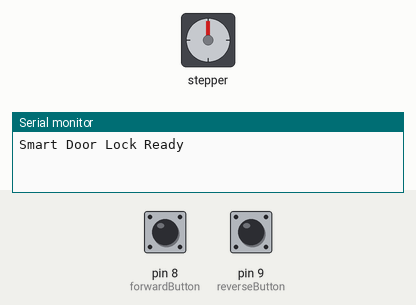
Simulated run of this sketch. Board: Arduino Uno, built with avr-gcc and run on an emulated ATmega328P. Shown: stepper motor, the last lines printed to the serial monitor. The test bench sets the inputs (shaded band); at power-on: pin 8 (forwardButton) HIGH, pin 9 (reverseButton) HIGH. Stepper angles assume 2048 steps per turn.

Above: at 1.2 s.
1.3 s: pin 8 (forwardButton) pulled LOW for 0.15 s
At 3.7 s:
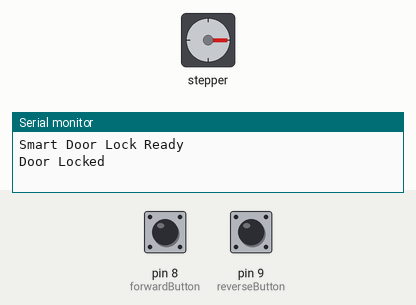
4.3 s: pin 9 (reverseButton) pulled LOW for 3.2 s
At 8.7 s:
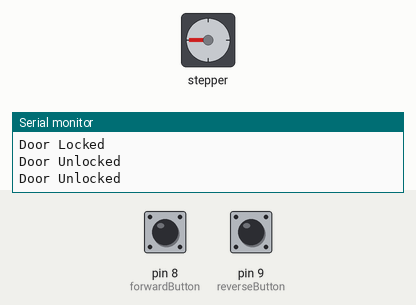
9.0 s: pin 9 (reverseButton) pulled LOW for 0.15 s
At 10.8 s:
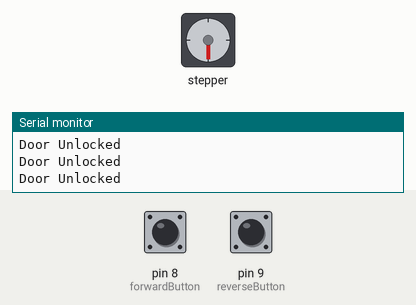
12.0 s: pin 9 (reverseButton) pulled LOW for 1 s
At 12.45 s:
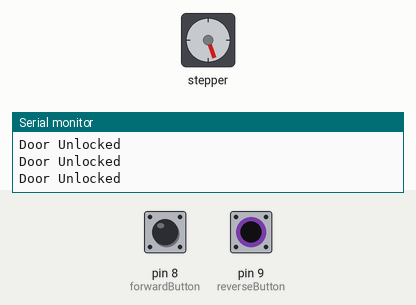
15.0 s: pin 8 (forwardButton) pulled LOW for 1 s
At 15.45 s:
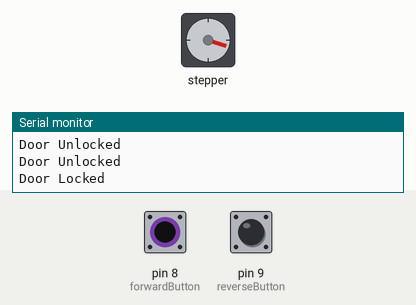
Timing chart, 0 to 18.0 s (numbered marks = the images above; inputs shaded):
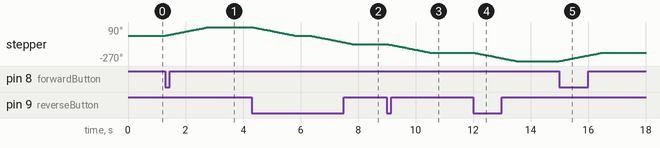

Measured:
- after the input at 1.3 s, stepper: turns 90° clockwise in 1.5 s, starting at once
- after the input at 4.3 s, stepper: turns 90° counter-clockwise in 1.5 s, then 90° counter-clockwise in 1.5 s
- after the input at 9.0 s, stepper: turns 90° counter-clockwise in 1.5 s, starting at once
- after the input at 12.0 s, stepper: turns 90° counter-clockwise in 1.5 s, starting at once
- after the input at 15.0 s, stepper: turns 90° clockwise in 1.5 s, starting at once

The sketch:

StepLock.ino.ino
```cpp
#include <Stepper.h>

const int STEPS = 2048;

Stepper stepperMotor(STEPS, 3, 4, 5, 6);

int forwardButton = 8;
int reverseButton = 9;

void setup()
{
  stepperMotor.setSpeed(10);


  pinMode(forwardButton, INPUT_PULLUP);
  pinMode(reverseButton, INPUT_PULLUP);

  Serial.begin(9600);
  Serial.println("Smart Door Lock Ready");
}

void loop()
{
  // If FORWARD button is pressed
  if (digitalRead(forwardButton) == LOW)
  {
    Serial.println("Door Locked");
    stepperMotor.step(512);   //
    delay(500);
  }

  // If REVERSE button is pressed
  if (digitalRead(reverseButton) == LOW)
   {
    Serial.println("Door Unlocked");
    stepperMotor.step(-512);  //
    delay(500);
  }
}
```
